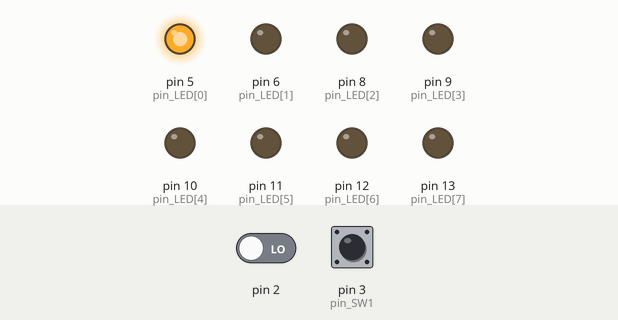
Bench run of a sketch on a simulated Arduino Uno, built with avr-gcc and run on an emulated ATmega328P. On the bench: output pins drawn as LEDs (lit = HIGH). Inputs (shaded band) come from the test bench; at power-on: pin 2 LOW, pin 3 (pin_SW1) LOW.

Above: at 0.3 s.
At 1.7 s:
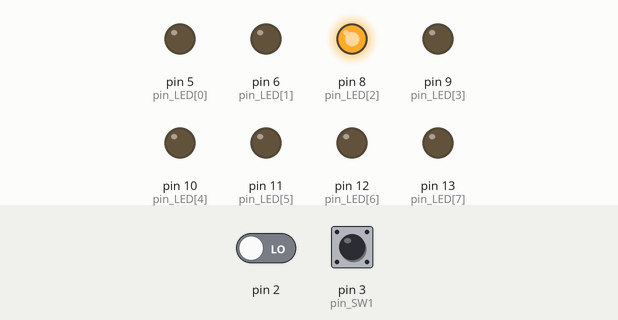
At 2.4 s:
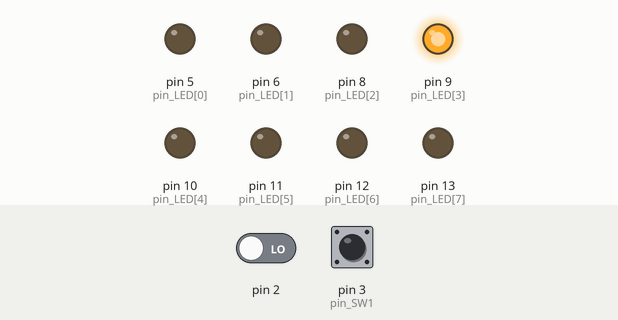
At 3.8 s:
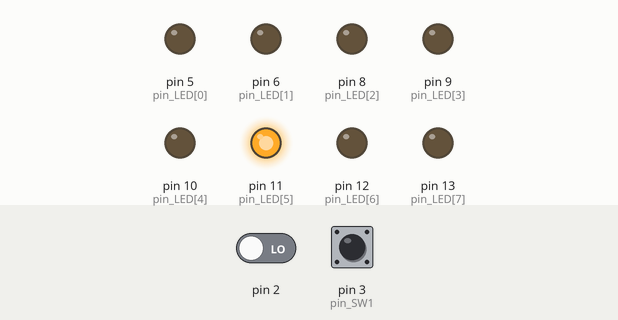
At 5.2 s:
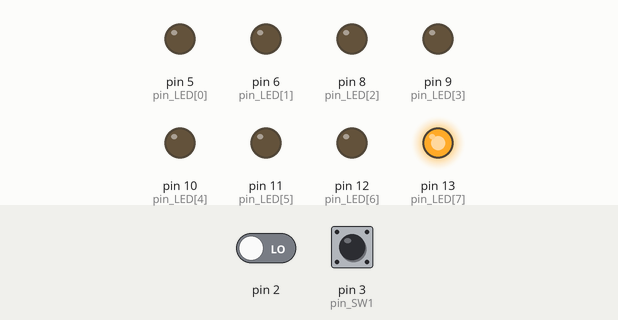
At 7.3 s:
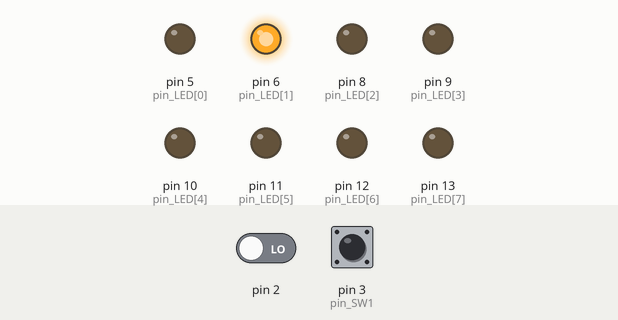
Timing chart, 0 to 8.2 s (numbered marks = the images above):
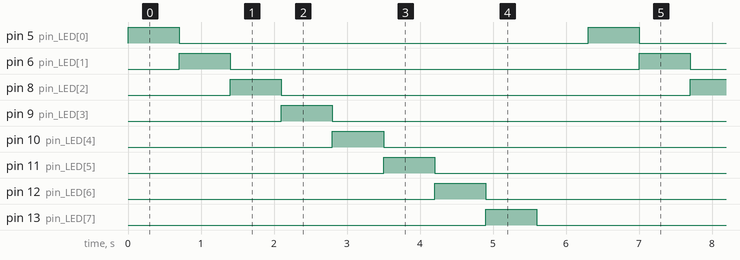

The sketch:

20131515-interrupt.ino
```cpp
int pin_SW1 = 3;
int pin_LED[] = { 5, 6, 8, 9, 10, 11, 12, 13 };

int led_check;
bool flag = false;

void setup() {
  // put your setup code here, to run once:
  pinMode(pin_SW1, INPUT);

  pinMode(pin_LED[0], OUTPUT);
  pinMode(pin_LED[1], OUTPUT);
  pinMode(pin_LED[2], OUTPUT);
  pinMode(pin_LED[3], OUTPUT);
  pinMode(pin_LED[4], OUTPUT);
  pinMode(pin_LED[5], OUTPUT);
  pinMode(pin_LED[6], OUTPUT);
  pinMode(pin_LED[7], OUTPUT);

  attachInterrupt(0, blink, RISING);
}

void blink() {
  flag = !flag;
}


void loop() {
  // put your main code here, to run repeatedly:
  if(flag == false && led_check == 9)
    led_check = 0;
  else if(flag == true && led_check == -1)
    led_check = 8;

  digitalWrite(pin_LED[led_check], !digitalRead(pin_LED[led_check]));
  delay(700);
  digitalWrite(pin_LED[led_check], !digitalRead(pin_LED[led_check]));

  if(flag == false)
    led_check++;
  else
    led_check--;
}
```

Measured:
- by itself, pin 5 (pin_LED[0]), pin 6 (pin_LED[1]), pin 8 (pin_LED[2]), pin 9 (pin_LED[3]), pin 10 (pin_LED[4]), pin 11 (pin_LED[5]), pin 12 (pin_LED[6]), pin 13 (pin_LED[7]): alternates HIGH for 0.70 s and LOW for 5.6 s
- by itself, everything shown: repeats every 6.3 s, in 16 steps
